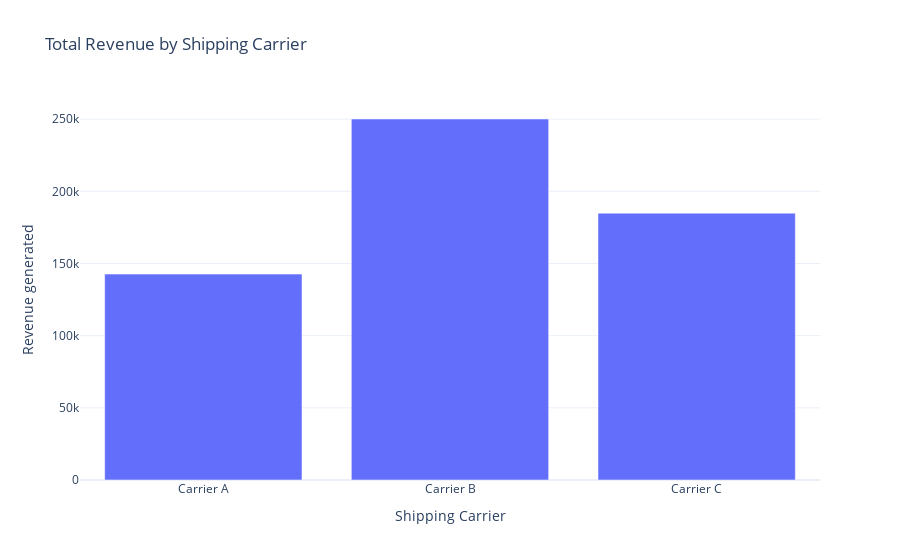

Notebook code for this chart:
### Markdown cell above
So 45% of the business comes from skincare products, 29.5% from haircare, and 25.5% from cosmetics. Now let's have a look at the total revenue generated from shipping carriers:

### Code cell
total_revenue = df.groupby('Shipping carriers')['Revenue generated'].sum().reset_index()

fig = go.Figure()
fig.add_trace(go.Bar(x=total_revenue['Shipping carriers'],
                     y=total_revenue['Revenue generated']))
fig.update_layout(title='Total Revenue by Shipping Carrier',
                  xaxis_title='Shipping Carrier',
                  yaxis_title='Revenue generated')
fig.show()

### Figure 1 — Plotly figure (JSON) as saved in the notebook; plotly's stock layout.template omitted (floating-point values rounded to 4 significant figures)
{"data": [{"type": "bar", "x": ["Carrier A", "Carrier B", "Carrier C"], "y": [142600.0, 250100.0, 184900.0]}], "layout": {"title": {"text": "Total Revenue by Shipping Carrier"}, "xaxis": {"title": {"text": "Shipping Carrier"}}, "yaxis": {"title": {"text": "Revenue generated"}}}}
